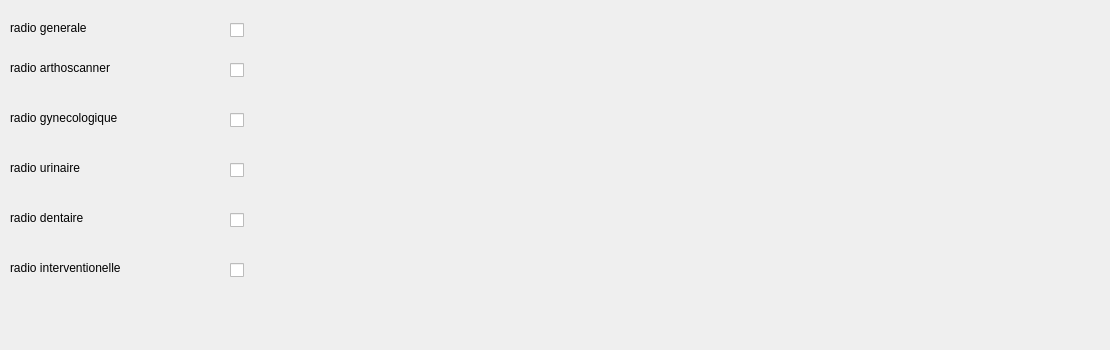
      <widget class="QWidget" name="tab_19">
       <attribute name="title">
        <string>radiologue</string>
       </attribute>
       <widget class="QLabel" name="label_169">
        <property name="geometry">
         <rect>
          <x>10</x>
          <y>60</y>
          <width>131</width>
          <height>16</height>
         </rect>
        </property>
        <property name="text">
         <string>radio arthoscanner</string>
        </property>
       </widget>
       <widget class="QLabel" name="label_170">
        <property name="geometry">
         <rect>
          <x>10</x>
          <y>260</y>
          <width>141</width>
          <height>16</height>
         </rect>
        </property>
        <property name="text">
         <string>radio interventionelle</string>
        </property>
       </widget>
       <widget class="QCheckBox" name="radio3_2">
        <property name="geometry">
         <rect>
          <x>230</x>
          <y>160</y>
          <width>81</width>
          <height>20</height>
         </rect>
        </property>
        <property name="text">
         <string/>
        </property>
       </widget>
       <widget class="QCheckBox" name="radio2_2">
        <property name="geometry">
         <rect>
          <x>230</x>
          <y>110</y>
          <width>81</width>
          <height>20</height>
         </rect>
        </property>
        <property name="text">
         <string/>
        </property>
       </widget>
       <widget class="QLabel" name="label_171">
        <property name="geometry">
         <rect>
          <x>10</x>
          <y>110</y>
          <width>121</width>
          <height>16</height>
         </rect>
        </property>
        <property name="text">
         <string>radio gynecologique</string>
        </property>
       </widget>
       <widget class="QLabel" name="label_172">
        <property name="geometry">
         <rect>
          <x>10</x>
          <y>210</y>
          <width>151</width>
          <height>16</height>
         </rect>
        </property>
        <property name="text">
         <string>radio dentaire</string>
        </property>
       </widget>
       <widget class="QLabel" name="label_173">
        <property name="geometry">
         <rect>
          <x>10</x>
          <y>20</y>
          <width>131</width>
          <height>16</height>
         </rect>
        </property>
        <property name="text">
         <string>radio generale</string>
        </property>
       </widget>
       <widget class="QLabel" name="label_174">
        <property name="geometry">
         <rect>
          <x>10</x>
          <y>160</y>
          <width>111</width>
          <height>16</height>
         </rect>
        </property>
        <property name="text">
         <string>radio urinaire</string>
        </property>
       </widget>
       <widget class="QCheckBox" name="radio1_2">
        <property name="geometry">
         <rect>
          <x>230</x>
          <y>60</y>
          <width>81</width>
          <height>20</height>
         </rect>
        </property>
        <property name="text">
         <string/>
        </property>
       </widget>
       <widget class="QCheckBox" name="radio_2">
        <property name="geometry">
         <rect>
          <x>230</x>
          <y>20</y>
          <width>81</width>
          <height>20</height>
         </rect>
        </property>
        <property name="text">
         <string/>
        </property>
       </widget>
       <widget class="QCheckBox" name="radio4_2">
        <property name="geometry">
         <rect>
          <x>230</x>
          <y>210</y>
          <width>81</width>
          <height>20</height>
         </rect>
        </property>
        <property name="text">
         <string/>
        </property>
       </widget>
       <widget class="QCheckBox" name="radio5_2">
        <property name="geometry">
         <rect>
          <x>230</x>
          <y>260</y>
          <width>81</width>
          <height>20</height>
         </rect>
        </property>
        <property name="text">
         <string/>
        </property>
       </widget>
       <widget class="QLabel" name="label_175">
        <property name="geometry">
         <rect>
          <x>900</x>
          <y>170</y>
          <width>201</width>
          <height>171</height>
         </rect>
        </property>
        <property name="text">
         <string/>
        </property>
        <property name="pixmap">
         <pixmap>:/Downloads/facture.png</pixmap>
        </property>
        <property name="scaledContents">
         <bool>true</bool>
        </property>
       </widget>
      </widget>
